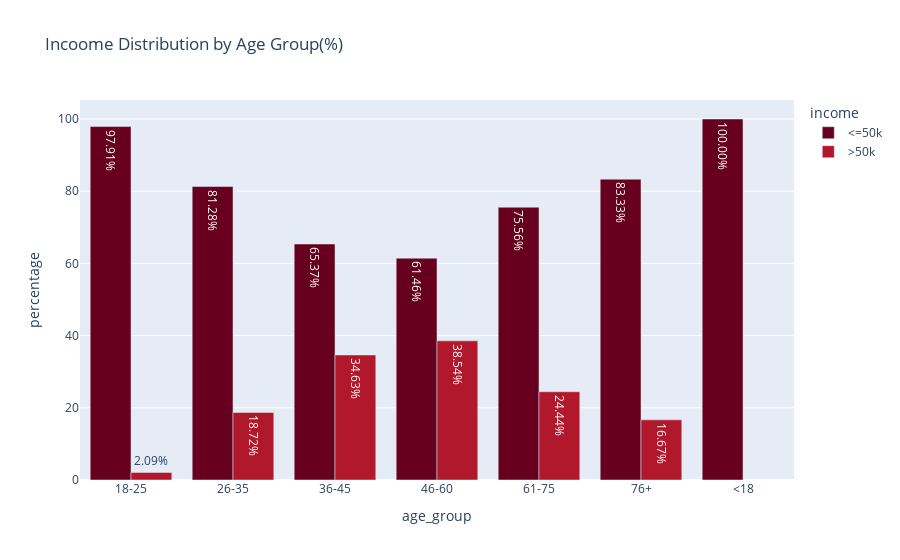

Notebook code for this chart:
### Code cell
fig = px.bar(
    adult_df_income_age,
    x = 'age_group',
    y = 'percentage',
    color = 'income',
    title='Incoome Distribution by Age Group(%)',
    barmode='group',
    color_discrete_sequence=px.colors.sequential.RdBu,
    text='percentage'
)
fig.update_traces(texttemplate = '%{text:.2f}%')
fig.show()

### Figure 1 — Plotly figure (JSON) as saved in the notebook; plotly's stock layout.template omitted (floating-point values rounded to 4 significant figures)
{"data": [{"alignmentgroup": "True", "hovertemplate": "income=<=50k<br>age_group=%{x}<br>percentage=%{text}<extra></extra>", "legendgroup": "<=50k", "marker": {"color": "rgb(103,0,31)", "pattern": {"shape": ""}}, "name": "<=50k", "offsetgroup": "<=50k", "orientation": "v", "showlegend": true, "text": [97.91, 81.28, 65.37, 61.46, 75.56, 83.33, 100], "textposition": "auto", "texttemplate": "%{text:.2f}%", "type": "bar", "x": ["18-25", "26-35", "36-45", "46-60", "61-75", "76+", "<18"], "xaxis": "x", "y": [97.91, 81.28, 65.37, 61.46, 75.56, 83.33, 100], "yaxis": "y"}, {"alignmentgroup": "True", "hovertemplate": "income=>50k<br>age_group=%{x}<br>percentage=%{text}<extra></extra>", "legendgroup": ">50k", "marker": {"color": "rgb(178,24,43)", "pattern": {"shape": ""}}, "name": ">50k", "offsetgroup": ">50k", "orientation": "v", "showlegend": true, "text": [2.093, 18.72, 34.63, 38.54, 24.44, 16.67], "textposition": "auto", "texttemplate": "%{text:.2f}%", "type": "bar", "x": ["18-25", "26-35", "36-45", "46-60", "61-75", "76+"], "xaxis": "x", "y": [2.093, 18.72, 34.63, 38.54, 24.44, 16.67], "yaxis": "y"}], "layout": {"autosize": true, "barmode": "group", "legend": {"title": {"text": "income"}, "tracegroupgap": 0}, "title": {"text": "Incoome Distribution by Age Group(%)"}, "xaxis": {"anchor": "y", "autorange": true, "domain": [0, 1], "range": [-0.5, 6.5], "title": {"text": "age_group"}, "type": "category"}, "yaxis": {"anchor": "x", "autorange": true, "domain": [0, 1], "range": [0, 105.3], "title": {"text": "percentage"}, "type": "linear"}}}
